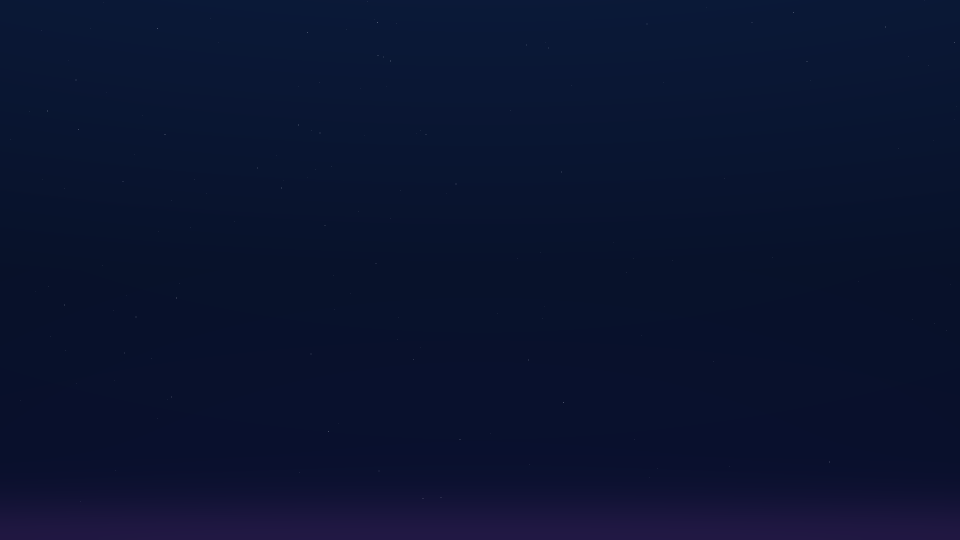
#> input picture videos_longos/yt_0018_exercicios_centro_massa/fundo_lab.png, 1920 x 1080 px, found by its file name (shown at 1/2 size)
$ python montar_preview.py
#> lines starting #> are read from the running program, lines starting #| are printed output that depends on the picture
"""yt_0024: emenda os lotes do preview na ordem do vídeo → renders/preview_yt0024_<rodada>_960x540.mp4 (H.264 CRF 14, sem áudio).
Entre lotes (= capítulos) o anterior apaga até o fundo em 5 quadros e o novo acende em 5, sem mudar a duração total.
Grava também renders/capitulos_<rodada>.txt (início de cada capítulo, formato do YouTube) e renders/quadros_<rodada>.json (quadro absoluto de cada âncora).
uso: python montar_preview.py [rodada]"""
import json
import re
import sys
from fractions import Fraction
from pathlib import Path

import av
import numpy as np
from PIL import Image

U = Path(__file__).resolve().parent
M = lambda c: U / f"media_{c}/videos/cena/540p15/{c}.mp4"
RODADA = sys.argv[1] if len(sys.argv) > 1 else "v1"
partes = [
    ("PH", "O DISCO NA MESA COM FURO"),
    ("PB1", "DE p PARA L"),
    ("PB2", "UMA RETA TAMBÉM GIRA"),
    ("PB3", "O QUE MUDA L"),
    ("PB4", "O CÍRCULO"),
    ("PB5", "FORÇA CENTRAL"),
    ("PB6", "DE VOLTA À MESA"),
    ("PS", "RESUMO"),
]
DENTRO = {"PH": {"A1": "ABERTURA"}, "PS": {"EN": "ENCERRAMENTO"}}
SAI = 5
FUNDO = np.asarray(Image.open(U / "fundo_lab.png").convert("RGB").resize((960, 540)), dtype=np.float32)
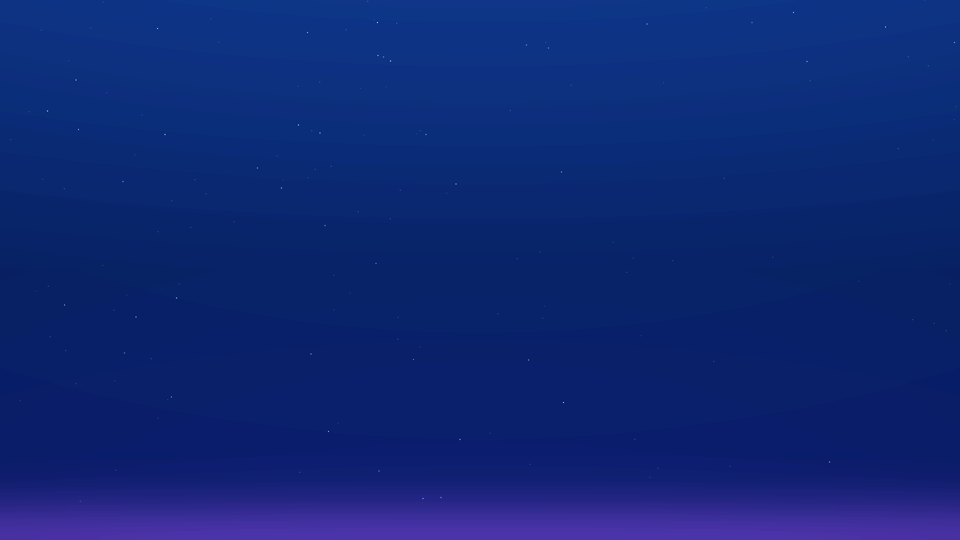
#> FUNDO: shape (540, 960, 3) float32; mean R, G, B 10.6, 19.6, 48.1; drawn with min black and max white
saida = U / "renders" / f"preview_yt0024_{RODADA}_960x540.mp4"
(U / "renders").mkdir(exist_ok=True)
#> (the run stopped early here; a loop or call above may not have finished)
